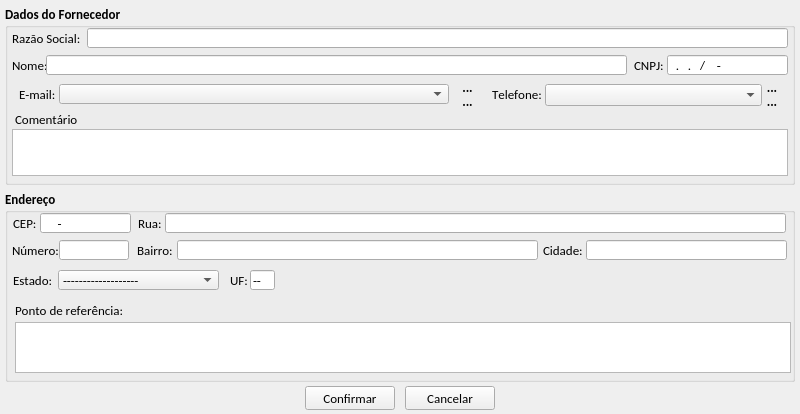
<?xml version="1.0" encoding="UTF-8"?>
<ui version="4.0">
 <class>tela_cadastro_fornecedor</class>
 <widget class="QMainWindow" name="tela_cadastro_fornecedor">
  <property name="geometry">
   <rect>
    <x>0</x>
    <y>0</y>
    <width>800</width>
    <height>414</height>
   </rect>
  </property>
  <property name="windowTitle">
   <string>Cadastrar novo Fornecedor</string>
  </property>
  <property name="windowIcon">
   <iconset resource="imagens.qrc">
    <normaloff>:/img/img/logo_sex.png</normaloff>:/img/img/logo_sex.png</iconset>
  </property>
  <widget class="QWidget" name="centralwidget">
   <widget class="QGroupBox" name="gb_endereo">
    <property name="geometry">
     <rect>
      <x>5</x>
      <y>190</y>
      <width>790</width>
      <height>192</height>
     </rect>
    </property>
    <property name="font">
     <font>
      <family>Calibri</family>
      <pointsize>10</pointsize>
      <weight>75</weight>
      <bold>true</bold>
      <kerning>false</kerning>
     </font>
    </property>
    <property name="title">
     <string>Endereço</string>
    </property>
    <widget class="QLineEdit" name="le_cep">
     <property name="geometry">
      <rect>
       <x>35</x>
       <y>23</y>
       <width>91</width>
       <height>20</height>
      </rect>
     </property>
     <property name="maximumSize">
      <size>
       <width>100</width>
       <height>20</height>
      </size>
     </property>
     <property name="font">
      <font>
       <family>Calibri</family>
       <pointsize>10</pointsize>
       <weight>50</weight>
       <bold>false</bold>
       <kerning>false</kerning>
      </font>
     </property>
     <property name="inputMask">
      <string>00000-000; </string>
     </property>
     <property name="text">
      <string>-</string>
     </property>
     <property name="frame">
      <bool>true</bool>
     </property>
     <property name="cursorPosition">
      <number>9</number>
     </property>
     <property name="readOnly">
      <bool>false</bool>
     </property>
    </widget>
    <widget class="QLabel" name="lb_cep">
     <property name="geometry">
      <rect>
       <x>8</x>
       <y>23</y>
       <width>27</width>
       <height>20</height>
      </rect>
     </property>
     <property name="font">
      <font>
       <family>Calibri</family>
       <pointsize>10</pointsize>
       <weight>50</weight>
       <bold>false</bold>
       <kerning>false</kerning>
      </font>
     </property>
     <property name="text">
      <string>CEP:</string>
     </property>
    </widget>
    <widget class="QLabel" name="lb_rua">
     <property name="geometry">
      <rect>
       <x>133</x>
       <y>23</y>
       <width>31</width>
       <height>20</height>
      </rect>
     </property>
     <property name="font">
      <font>
       <family>Calibri</family>
       <pointsize>10</pointsize>
       <weight>50</weight>
       <bold>false</bold>
       <kerning>false</kerning>
      </font>
     </property>
     <property name="text">
      <string>Rua:</string>
     </property>
    </widget>
    <widget class="QLineEdit" name="le_rua">
     <property name="geometry">
      <rect>
       <x>160</x>
       <y>23</y>
       <width>621</width>
       <height>20</height>
      </rect>
     </property>
     <property name="font">
      <font>
       <pointsize>10</pointsize>
       <weight>50</weight>
       <bold>false</bold>
       <kerning>false</kerning>
      </font>
     </property>
     <property name="text">
      <string/>
     </property>
     <property name="maxLength">
      <number>100</number>
     </property>
     <property name="cursorPosition">
      <number>0</number>
     </property>
     <property name="readOnly">
      <bool>false</bool>
     </property>
    </widget>
    <widget class="QLabel" name="lb_numero">
     <property name="geometry">
      <rect>
       <x>7</x>
       <y>50</y>
       <width>51</width>
       <height>20</height>
      </rect>
     </property>
     <property name="font">
      <font>
       <family>Calibri</family>
       <pointsize>10</pointsize>
       <weight>50</weight>
       <bold>false</bold>
       <kerning>false</kerning>
      </font>
     </property>
     <property name="text">
      <string>Número:</string>
     </property>
    </widget>
    <widget class="QLineEdit" name="le_numero">
     <property name="geometry">
      <rect>
       <x>54</x>
       <y>50</y>
       <width>70</width>
       <height>20</height>
      </rect>
     </property>
     <property name="font">
      <font>
       <pointsize>10</pointsize>
       <weight>50</weight>
       <bold>false</bold>
       <kerning>false</kerning>
      </font>
     </property>
     <property name="inputMask">
      <string>000000000; </string>
     </property>
     <property name="text">
      <string/>
     </property>
     <property name="maxLength">
      <number>9</number>
     </property>
     <property name="readOnly">
      <bool>false</bool>
     </property>
    </widget>
    <widget class="QLabel" name="lb_bairro">
     <property name="geometry">
      <rect>
       <x>132</x>
       <y>50</y>
       <width>46</width>
       <height>20</height>
      </rect>
     </property>
     <property name="font">
      <font>
       <weight>50</weight>
       <bold>false</bold>
       <kerning>false</kerning>
      </font>
     </property>
     <property name="text">
      <string>Bairro:</string>
     </property>
    </widget>
    <widget class="QLineEdit" name="le_bairro">
     <property name="geometry">
      <rect>
       <x>172</x>
       <y>50</y>
       <width>361</width>
       <height>20</height>
      </rect>
     </property>
     <property name="font">
      <font>
       <pointsize>10</pointsize>
       <weight>50</weight>
       <bold>false</bold>
       <kerning>false</kerning>
      </font>
     </property>
     <property name="text">
      <string/>
     </property>
     <property name="maxLength">
      <number>70</number>
     </property>
     <property name="readOnly">
      <bool>false</bool>
     </property>
    </widget>
    <widget class="QLabel" name="lb_cidade">
     <property name="geometry">
      <rect>
       <x>538</x>
       <y>50</y>
       <width>46</width>
       <height>20</height>
      </rect>
     </property>
     <property name="font">
      <font>
       <family>Calibri</family>
       <pointsize>10</pointsize>
       <weight>50</weight>
       <bold>false</bold>
       <kerning>false</kerning>
      </font>
     </property>
     <property name="text">
      <string>Cidade:</string>
     </property>
    </widget>
    <widget class="QLineEdit" name="le_cidade">
     <property name="geometry">
      <rect>
       <x>581</x>
       <y>50</y>
       <width>201</width>
       <height>20</height>
      </rect>
     </property>
     <property name="font">
      <font>
       <pointsize>10</pointsize>
       <weight>50</weight>
       <bold>false</bold>
       <kerning>false</kerning>
      </font>
     </property>
     <property name="text">
      <string/>
     </property>
     <property name="maxLength">
      <number>50</number>
     </property>
     <property name="cursorPosition">
      <number>0</number>
     </property>
     <property name="readOnly">
      <bool>false</bool>
     </property>
    </widget>
    <widget class="QLabel" name="lb_estado">
     <property name="geometry">
      <rect>
       <x>8</x>
       <y>80</y>
       <width>45</width>
       <height>20</height>
      </rect>
     </property>
     <property name="font">
      <font>
       <family>Calibri</family>
       <pointsize>10</pointsize>
       <weight>50</weight>
       <bold>false</bold>
       <kerning>false</kerning>
      </font>
     </property>
     <property name="text">
      <string>Estado:</string>
     </property>
    </widget>
    <widget class="QLabel" name="lb_ponto_refe">
     <property name="geometry">
      <rect>
       <x>10</x>
       <y>110</y>
       <width>131</width>
       <height>20</height>
      </rect>
     </property>
     <property name="font">
      <font>
       <family>Calibri</family>
       <pointsize>10</pointsize>
       <weight>50</weight>
       <bold>false</bold>
       <kerning>false</kerning>
      </font>
     </property>
     <property name="text">
      <string>Ponto de referência:</string>
     </property>
    </widget>
    <widget class="QTextEdit" name="te_ponto_referencia">
     <property name="geometry">
      <rect>
       <x>10</x>
       <y>132</y>
       <width>776</width>
       <height>51</height>
      </rect>
     </property>
     <property name="font">
      <font>
       <weight>50</weight>
       <bold>false</bold>
      </font>
     </property>
     <property name="verticalScrollBarPolicy">
      <enum>Qt::ScrollBarAlwaysOff</enum>
     </property>
     <property name="readOnly">
      <bool>false</bool>
     </property>
     <property name="html">
      <string>&lt;!DOCTYPE HTML PUBLIC &quot;-//W3C//DTD HTML 4.0//EN&quot; &quot;http://www.w3.org/TR/REC-html40/strict.dtd&quot;&gt;
&lt;html&gt;&lt;head&gt;&lt;meta name=&quot;qrichtext&quot; content=&quot;1&quot; /&gt;&lt;style type=&quot;text/css&quot;&gt;
p, li { white-space: pre-wrap; }
&lt;/style&gt;&lt;/head&gt;&lt;body style=&quot; font-family:'Calibri'; font-size:10pt; font-weight:400; font-style:normal;&quot;&gt;
&lt;p style=&quot;-qt-paragraph-type:empty; margin-top:0px; margin-bottom:0px; margin-left:0px; margin-right:0px; -qt-block-indent:0; text-indent:0px;&quot;&gt;&lt;/p&gt;&lt;/body&gt;&lt;/html&gt;</string>
     </property>
    </widget>
    <widget class="QLabel" name="lb_uf">
     <property name="geometry">
      <rect>
       <x>225</x>
       <y>80</y>
       <width>20</width>
       <height>20</height>
      </rect>
     </property>
     <property name="font">
      <font>
       <weight>50</weight>
       <bold>false</bold>
      </font>
     </property>
     <property name="text">
      <string>UF:</string>
     </property>
    </widget>
    <widget class="QLineEdit" name="le_uf">
     <property name="geometry">
      <rect>
       <x>245</x>
       <y>80</y>
       <width>25</width>
       <height>20</height>
      </rect>
     </property>
     <property name="font">
      <font>
       <weight>50</weight>
       <bold>false</bold>
      </font>
     </property>
     <property name="text">
      <string>--</string>
     </property>
     <property name="readOnly">
      <bool>true</bool>
     </property>
    </widget>
    <widget class="QComboBox" name="cb_estado">
     <property name="geometry">
      <rect>
       <x>53</x>
       <y>80</y>
       <width>161</width>
       <height>20</height>
      </rect>
     </property>
     <property name="font">
      <font>
       <weight>50</weight>
       <bold>false</bold>
      </font>
     </property>
     <item>
      <property name="text">
       <string>-------------------</string>
      </property>
      <property name="icon">
       <iconset resource="imagens.qrc">
        <normaloff>:/bandeiras/badeiras_estados/bandeira_do_brasil.png</normaloff>:/bandeiras/badeiras_estados/bandeira_do_brasil.png</iconset>
      </property>
     </item>
     <item>
      <property name="text">
       <string>Acre</string>
      </property>
      <property name="icon">
       <iconset resource="imagens.qrc">
        <normaloff>:/bandeiras/badeiras_estados/acre.png</normaloff>:/bandeiras/badeiras_estados/acre.png</iconset>
      </property>
     </item>
     <item>
      <property name="text">
       <string>Alagoas</string>
      </property>
      <property name="icon">
       <iconset resource="imagens.qrc">
        <normaloff>:/bandeiras/badeiras_estados/Alagoas.png</normaloff>:/bandeiras/badeiras_estados/Alagoas.png</iconset>
      </property>
     </item>
     <item>
      <property name="text">
       <string>Amazonas</string>
      </property>
      <property name="icon">
       <iconset resource="imagens.qrc">
        <normaloff>:/bandeiras/badeiras_estados/Amazonas.png</normaloff>:/bandeiras/badeiras_estados/Amazonas.png</iconset>
      </property>
     </item>
     <item>
      <property name="text">
       <string>Amapá</string>
      </property>
      <property name="icon">
       <iconset resource="imagens.qrc">
        <normaloff>:/bandeiras/badeiras_estados/Bandeira_do_Amapa.png</normaloff>:/bandeiras/badeiras_estados/Bandeira_do_Amapa.png</iconset>
      </property>
     </item>
     <item>
      <property name="text">
       <string>Bahia</string>
      </property>
      <property name="icon">
       <iconset resource="imagens.qrc">
        <normaloff>:/bandeiras/badeiras_estados/Bahia.png</normaloff>:/bandeiras/badeiras_estados/Bahia.png</iconset>
      </property>
     </item>
     <item>
      <property name="text">
       <string>Ceará</string>
      </property>
      <property name="icon">
       <iconset resource="imagens.qrc">
        <normaloff>:/bandeiras/badeiras_estados/Bandeira_do_Ceara.png</normaloff>:/bandeiras/badeiras_estados/Bandeira_do_Ceara.png</iconset>
      </property>
     </item>
     <item>
      <property name="text">
       <string>Distrito Federal</string>
      </property>
      <property name="icon">
       <iconset resource="imagens.qrc">
        <normaloff>:/bandeiras/badeiras_estados/Distrito_Federal.png</normaloff>:/bandeiras/badeiras_estados/Distrito_Federal.png</iconset>
      </property>
     </item>
     <item>
      <property name="text">
       <string>Espírito Santo</string>
      </property>
      <property name="icon">
       <iconset resource="imagens.qrc">
        <normaloff>:/bandeiras/badeiras_estados/Espirito_Santo.png</normaloff>:/bandeiras/badeiras_estados/Espirito_Santo.png</iconset>
      </property>
     </item>
     <item>
      <property name="text">
       <string>Goiás</string>
      </property>
      <property name="icon">
       <iconset resource="imagens.qrc">
        <normaloff>:/bandeiras/badeiras_estados/Goias.png</normaloff>:/bandeiras/badeiras_estados/Goias.png</iconset>
      </property>
     </item>
     <item>
      <property name="text">
       <string>Maranhão</string>
      </property>
      <property name="icon">
       <iconset resource="imagens.qrc">
        <normaloff>:/bandeiras/badeiras_estados/Maranhao.png</normaloff>:/bandeiras/badeiras_estados/Maranhao.png</iconset>
      </property>
     </item>
     <item>
      <property name="text">
       <string>Minas Gerais</string>
      </property>
      <property name="icon">
       <iconset resource="imagens.qrc">
        <normaloff>:/bandeiras/badeiras_estados/Minas_Gerais.png</normaloff>:/bandeiras/badeiras_estados/Minas_Gerais.png</iconset>
      </property>
     </item>
     <item>
      <property name="text">
       <string>Mato Grosso do Sul</string>
      </property>
      <property name="icon">
       <iconset resource="imagens.qrc">
        <normaloff>:/bandeiras/badeiras_estados/Mato_Grosso_do_Sul.png</normaloff>:/bandeiras/badeiras_estados/Mato_Grosso_do_Sul.png</iconset>
      </property>
     </item>
     <item>
      <property name="text">
       <string>Mato Grosso</string>
      </property>
      <property name="icon">
       <iconset resource="imagens.qrc">
        <normaloff>:/bandeiras/badeiras_estados/Mato_Grosso.png</normaloff>:/bandeiras/badeiras_estados/Mato_Grosso.png</iconset>
      </property>
     </item>
     <item>
      <property name="text">
       <string>Pará</string>
      </property>
      <property name="icon">
       <iconset resource="imagens.qrc">
        <normaloff>:/bandeiras/badeiras_estados/Para.png</normaloff>:/bandeiras/badeiras_estados/Para.png</iconset>
      </property>
     </item>
     <item>
      <property name="text">
       <string>Paraíba</string>
      </property>
      <property name="icon">
       <iconset resource="imagens.qrc">
        <normaloff>:/bandeiras/badeiras_estados/Paraiba.png</normaloff>:/bandeiras/badeiras_estados/Paraiba.png</iconset>
      </property>
     </item>
     <item>
      <property name="text">
       <string>Pernambuco</string>
      </property>
      <property name="icon">
       <iconset resource="imagens.qrc">
        <normaloff>:/bandeiras/badeiras_estados/Pernambuco.png</normaloff>:/bandeiras/badeiras_estados/Pernambuco.png</iconset>
      </property>
     </item>
     <item>
      <property name="text">
       <string>Piauí</string>
      </property>
      <property name="icon">
       <iconset resource="imagens.qrc">
        <normaloff>:/bandeiras/badeiras_estados/Piaui.png</normaloff>:/bandeiras/badeiras_estados/Piaui.png</iconset>
      </property>
     </item>
     <item>
      <property name="text">
       <string>Paraná</string>
      </property>
      <property name="icon">
       <iconset resource="imagens.qrc">
        <normaloff>:/bandeiras/badeiras_estados/Bandeira_do_Parana.png</normaloff>:/bandeiras/badeiras_estados/Bandeira_do_Parana.png</iconset>
      </property>
     </item>
     <item>
      <property name="text">
       <string>Rio de Janeiro</string>
      </property>
      <property name="icon">
       <iconset resource="imagens.qrc">
        <normaloff>:/bandeiras/badeiras_estados/Rio_de_Janeiro.png</normaloff>:/bandeiras/badeiras_estados/Rio_de_Janeiro.png</iconset>
      </property>
     </item>
     <item>
      <property name="text">
       <string>Rio Grande do Norte</string>
      </property>
      <property name="icon">
       <iconset resource="imagens.qrc">
        <normaloff>:/bandeiras/badeiras_estados/Rio_Grande_do_Norte.png</normaloff>:/bandeiras/badeiras_estados/Rio_Grande_do_Norte.png</iconset>
      </property>
     </item>
     <item>
      <property name="text">
       <string>Rondônia</string>
      </property>
      <property name="icon">
       <iconset resource="imagens.qrc">
        <normaloff>:/bandeiras/badeiras_estados/Rondonia.png</normaloff>:/bandeiras/badeiras_estados/Rondonia.png</iconset>
      </property>
     </item>
     <item>
      <property name="text">
       <string>Roraima</string>
      </property>
      <property name="icon">
       <iconset resource="imagens.qrc">
        <normaloff>:/bandeiras/badeiras_estados/Roraima.png</normaloff>:/bandeiras/badeiras_estados/Roraima.png</iconset>
      </property>
     </item>
     <item>
      <property name="text">
       <string>Rio Grande do Sul</string>
      </property>
      <property name="icon">
       <iconset resource="imagens.qrc">
        <normaloff>:/bandeiras/badeiras_estados/Rio_Grande_do_Sul.png</normaloff>:/bandeiras/badeiras_estados/Rio_Grande_do_Sul.png</iconset>
      </property>
     </item>
     <item>
      <property name="text">
       <string>Santa Catarina</string>
      </property>
      <property name="icon">
       <iconset resource="imagens.qrc">
        <normaloff>:/bandeiras/badeiras_estados/Santa_Catarina.png</normaloff>:/bandeiras/badeiras_estados/Santa_Catarina.png</iconset>
      </property>
     </item>
     <item>
      <property name="text">
       <string>Sergipe</string>
      </property>
      <property name="icon">
       <iconset resource="imagens.qrc">
        <normaloff>:/bandeiras/badeiras_estados/Sergipe.png</normaloff>:/bandeiras/badeiras_estados/Sergipe.png</iconset>
      </property>
     </item>
     <item>
      <property name="text">
       <string>São Paulo</string>
      </property>
      <property name="icon">
       <iconset resource="imagens.qrc">
        <normaloff>:/bandeiras/badeiras_estados/Sao_Paulo.png</normaloff>:/bandeiras/badeiras_estados/Sao_Paulo.png</iconset>
      </property>
     </item>
     <item>
      <property name="text">
       <string>Tocantins</string>
      </property>
      <property name="icon">
       <iconset resource="imagens.qrc">
        <normaloff>:/bandeiras/badeiras_estados/Tocantins.png</normaloff>:/bandeiras/badeiras_estados/Tocantins.png</iconset>
      </property>
     </item>
    </widget>
    <zorder>lb_rua</zorder>
    <zorder>le_rua</zorder>
    <zorder>lb_numero</zorder>
    <zorder>le_numero</zorder>
    <zorder>lb_bairro</zorder>
    <zorder>le_bairro</zorder>
    <zorder>lb_cidade</zorder>
    <zorder>le_cidade</zorder>
    <zorder>lb_estado</zorder>
    <zorder>lb_ponto_refe</zorder>
    <zorder>te_ponto_referencia</zorder>
    <zorder>le_cep</zorder>
    <zorder>lb_cep</zorder>
    <zorder>lb_uf</zorder>
    <zorder>le_uf</zorder>
    <zorder>cb_estado</zorder>
   </widget>
   <widget class="QPushButton" name="btn_confirmar">
    <property name="geometry">
     <rect>
      <x>305</x>
      <y>386</y>
      <width>90</width>
      <height>24</height>
     </rect>
    </property>
    <property name="minimumSize">
     <size>
      <width>0</width>
      <height>24</height>
     </size>
    </property>
    <property name="maximumSize">
     <size>
      <width>90</width>
      <height>24</height>
     </size>
    </property>
    <property name="font">
     <font>
      <family>Calibri</family>
      <pointsize>10</pointsize>
     </font>
    </property>
    <property name="text">
     <string>Confirmar</string>
    </property>
    <property name="icon">
     <iconset resource="imagens.qrc">
      <normaloff>:/img/img/1345902916_camera_test.png</normaloff>:/img/img/1345902916_camera_test.png</iconset>
    </property>
    <property name="iconSize">
     <size>
      <width>20</width>
      <height>20</height>
     </size>
    </property>
   </widget>
   <widget class="QGroupBox" name="gb_dados_fornecedor">
    <property name="geometry">
     <rect>
      <x>5</x>
      <y>5</y>
      <width>790</width>
      <height>180</height>
     </rect>
    </property>
    <property name="font">
     <font>
      <family>Calibri</family>
      <pointsize>10</pointsize>
      <weight>75</weight>
      <bold>true</bold>
      <kerning>false</kerning>
     </font>
    </property>
    <property name="title">
     <string>Dados do Fornecedor</string>
    </property>
    <widget class="QLabel" name="lb_telefone">
     <property name="geometry">
      <rect>
       <x>487</x>
       <y>79</y>
       <width>50</width>
       <height>20</height>
      </rect>
     </property>
     <property name="font">
      <font>
       <family>Calibri</family>
       <pointsize>10</pointsize>
       <weight>50</weight>
       <bold>false</bold>
       <kerning>false</kerning>
      </font>
     </property>
     <property name="text">
      <string>Telefone:</string>
     </property>
    </widget>
    <widget class="QComboBox" name="cb_telefone">
     <property name="geometry">
      <rect>
       <x>540</x>
       <y>79</y>
       <width>217</width>
       <height>22</height>
      </rect>
     </property>
     <property name="maximumSize">
      <size>
       <width>16777215</width>
       <height>22</height>
      </size>
     </property>
     <property name="font">
      <font>
       <family>Calibri</family>
       <pointsize>10</pointsize>
       <weight>50</weight>
       <bold>false</bold>
       <kerning>false</kerning>
      </font>
     </property>
     <property name="editable">
      <bool>false</bool>
     </property>
     <property name="maxVisibleItems">
      <number>20</number>
     </property>
    </widget>
    <widget class="QLabel" name="lb_nome">
     <property name="geometry">
      <rect>
       <x>7</x>
       <y>50</y>
       <width>34</width>
       <height>20</height>
      </rect>
     </property>
     <property name="maximumSize">
      <size>
       <width>40</width>
       <height>20</height>
      </size>
     </property>
     <property name="font">
      <font>
       <family>Calibri</family>
       <pointsize>10</pointsize>
       <weight>50</weight>
       <bold>false</bold>
       <kerning>false</kerning>
      </font>
     </property>
     <property name="text">
      <string>Nome:</string>
     </property>
    </widget>
    <widget class="QLineEdit" name="le_nome">
     <property name="geometry">
      <rect>
       <x>41</x>
       <y>50</y>
       <width>581</width>
       <height>20</height>
      </rect>
     </property>
     <property name="sizePolicy">
      <sizepolicy hsizetype="Fixed" vsizetype="Fixed">
       <horstretch>0</horstretch>
       <verstretch>0</verstretch>
      </sizepolicy>
     </property>
     <property name="minimumSize">
      <size>
       <width>450</width>
       <height>20</height>
      </size>
     </property>
     <property name="maximumSize">
      <size>
       <width>800</width>
       <height>20</height>
      </size>
     </property>
     <property name="font">
      <font>
       <family>Calibri</family>
       <pointsize>10</pointsize>
       <weight>50</weight>
       <bold>false</bold>
       <kerning>false</kerning>
      </font>
     </property>
     <property name="inputMask">
      <string/>
     </property>
     <property name="text">
      <string/>
     </property>
     <property name="maxLength">
      <number>32767</number>
     </property>
     <property name="readOnly">
      <bool>false</bool>
     </property>
    </widget>
    <widget class="QLabel" name="lb_email">
     <property name="geometry">
      <rect>
       <x>14</x>
       <y>79</y>
       <width>40</width>
       <height>20</height>
      </rect>
     </property>
     <property name="font">
      <font>
       <family>Calibri</family>
       <pointsize>10</pointsize>
       <weight>50</weight>
       <bold>false</bold>
       <kerning>false</kerning>
      </font>
     </property>
     <property name="text">
      <string>E-mail:</string>
     </property>
    </widget>
    <widget class="QComboBox" name="cb_email">
     <property name="geometry">
      <rect>
       <x>54</x>
       <y>79</y>
       <width>390</width>
       <height>20</height>
      </rect>
     </property>
     <property name="maximumSize">
      <size>
       <width>450</width>
       <height>20</height>
      </size>
     </property>
     <property name="sizeIncrement">
      <size>
       <width>450</width>
       <height>20</height>
      </size>
     </property>
     <property name="font">
      <font>
       <family>Calibri</family>
       <pointsize>10</pointsize>
       <weight>50</weight>
       <bold>false</bold>
       <kerning>false</kerning>
      </font>
     </property>
     <property name="editable">
      <bool>false</bool>
     </property>
     <property name="maxCount">
      <number>60</number>
     </property>
    </widget>
    <widget class="QLabel" name="lb_comentario">
     <property name="geometry">
      <rect>
       <x>10</x>
       <y>104</y>
       <width>71</width>
       <height>20</height>
      </rect>
     </property>
     <property name="font">
      <font>
       <family>Calibri</family>
       <pointsize>10</pointsize>
       <weight>50</weight>
       <bold>false</bold>
       <kerning>false</kerning>
      </font>
     </property>
     <property name="text">
      <string>Comentário</string>
     </property>
    </widget>
    <widget class="QTextEdit" name="te_comentario">
     <property name="geometry">
      <rect>
       <x>7</x>
       <y>124</y>
       <width>776</width>
       <height>47</height>
      </rect>
     </property>
     <property name="font">
      <font>
       <weight>50</weight>
       <bold>false</bold>
      </font>
     </property>
     <property name="verticalScrollBarPolicy">
      <enum>Qt::ScrollBarAlwaysOff</enum>
     </property>
     <property name="readOnly">
      <bool>false</bool>
     </property>
    </widget>
    <widget class="QToolButton" name="tb_mais_email">
     <property name="geometry">
      <rect>
       <x>450</x>
       <y>75</y>
       <width>25</width>
       <height>15</height>
      </rect>
     </property>
     <property name="text">
      <string>...</string>
     </property>
     <property name="icon">
      <iconset resource="imagens.qrc">
       <normaloff>:/img/img/mais.png</normaloff>:/img/img/mais.png</iconset>
     </property>
     <property name="iconSize">
      <size>
       <width>12</width>
       <height>12</height>
      </size>
     </property>
     <property name="autoRaise">
      <bool>true</bool>
     </property>
     <property name="arrowType">
      <enum>Qt::NoArrow</enum>
     </property>
    </widget>
    <widget class="QToolButton" name="tb_menos_email">
     <property name="geometry">
      <rect>
       <x>450</x>
       <y>89</y>
       <width>25</width>
       <height>15</height>
      </rect>
     </property>
     <property name="text">
      <string>...</string>
     </property>
     <property name="icon">
      <iconset resource="imagens.qrc">
       <normaloff>:/img/img/menos.png</normaloff>:/img/img/menos.png</iconset>
     </property>
     <property name="iconSize">
      <size>
       <width>12</width>
       <height>12</height>
      </size>
     </property>
     <property name="autoRaise">
      <bool>true</bool>
     </property>
    </widget>
    <widget class="QToolButton" name="tb_mais_telefone">
     <property name="geometry">
      <rect>
       <x>757</x>
       <y>75</y>
       <width>20</width>
       <height>15</height>
      </rect>
     </property>
     <property name="text">
      <string>...</string>
     </property>
     <property name="icon">
      <iconset resource="imagens.qrc">
       <normaloff>:/img/img/mais.png</normaloff>:/img/img/mais.png</iconset>
     </property>
     <property name="iconSize">
      <size>
       <width>12</width>
       <height>12</height>
      </size>
     </property>
     <property name="autoRaise">
      <bool>true</bool>
     </property>
     <property name="arrowType">
      <enum>Qt::NoArrow</enum>
     </property>
    </widget>
    <widget class="QToolButton" name="tb_menos_telefone">
     <property name="geometry">
      <rect>
       <x>757</x>
       <y>89</y>
       <width>20</width>
       <height>15</height>
      </rect>
     </property>
     <property name="text">
      <string>...</string>
     </property>
     <property name="icon">
      <iconset resource="imagens.qrc">
       <normaloff>:/img/img/menos.png</normaloff>:/img/img/menos.png</iconset>
     </property>
     <property name="iconSize">
      <size>
       <width>12</width>
       <height>12</height>
      </size>
     </property>
     <property name="autoRaise">
      <bool>true</bool>
     </property>
    </widget>
    <widget class="QLabel" name="lb_razao_social">
     <property name="geometry">
      <rect>
       <x>7</x>
       <y>23</y>
       <width>75</width>
       <height>20</height>
      </rect>
     </property>
     <property name="maximumSize">
      <size>
       <width>100</width>
       <height>20</height>
      </size>
     </property>
     <property name="font">
      <font>
       <family>Calibri</family>
       <pointsize>10</pointsize>
       <weight>50</weight>
       <bold>false</bold>
       <kerning>false</kerning>
      </font>
     </property>
     <property name="text">
      <string>Razão Social:</string>
     </property>
    </widget>
    <widget class="QLineEdit" name="le_razao_social">
     <property name="geometry">
      <rect>
       <x>82</x>
       <y>23</y>
       <width>701</width>
       <height>20</height>
      </rect>
     </property>
     <property name="sizePolicy">
      <sizepolicy hsizetype="Fixed" vsizetype="Fixed">
       <horstretch>0</horstretch>
       <verstretch>0</verstretch>
      </sizepolicy>
     </property>
     <property name="minimumSize">
      <size>
       <width>450</width>
       <height>20</height>
      </size>
     </property>
     <property name="maximumSize">
      <size>
       <width>800</width>
       <height>20</height>
      </size>
     </property>
     <property name="font">
      <font>
       <family>Calibri</family>
       <pointsize>10</pointsize>
       <weight>50</weight>
       <bold>false</bold>
       <kerning>false</kerning>
      </font>
     </property>
     <property name="text">
      <string/>
     </property>
     <property name="maxLength">
      <number>100</number>
     </property>
     <property name="readOnly">
      <bool>false</bool>
     </property>
    </widget>
    <widget class="QLabel" name="lb_cnpj">
     <property name="geometry">
      <rect>
       <x>629</x>
       <y>50</y>
       <width>33</width>
       <height>20</height>
      </rect>
     </property>
     <property name="font">
      <font>
       <weight>50</weight>
       <bold>false</bold>
      </font>
     </property>
     <property name="text">
      <string>CNPJ:</string>
     </property>
    </widget>
    <widget class="QLineEdit" name="le_cnpj">
     <property name="geometry">
      <rect>
       <x>662</x>
       <y>50</y>
       <width>121</width>
       <height>20</height>
      </rect>
     </property>
     <property name="font">
      <font>
       <weight>50</weight>
       <bold>false</bold>
      </font>
     </property>
     <property name="inputMask">
      <string>00.000.000/0000-00; </string>
     </property>
     <property name="text">
      <string>../-</string>
     </property>
    </widget>
    <zorder>lb_telefone</zorder>
    <zorder>cb_telefone</zorder>
    <zorder>lb_email</zorder>
    <zorder>cb_email</zorder>
    <zorder>lb_comentario</zorder>
    <zorder>te_comentario</zorder>
    <zorder>tb_mais_email</zorder>
    <zorder>tb_menos_email</zorder>
    <zorder>tb_mais_telefone</zorder>
    <zorder>tb_menos_telefone</zorder>
    <zorder>lb_nome</zorder>
    <zorder>le_nome</zorder>
    <zorder>lb_razao_social</zorder>
    <zorder>le_razao_social</zorder>
    <zorder>lb_cnpj</zorder>
    <zorder>le_cnpj</zorder>
   </widget>
   <widget class="QPushButton" name="btn_cancelar">
    <property name="geometry">
     <rect>
      <x>405</x>
      <y>386</y>
      <width>90</width>
      <height>24</height>
     </rect>
    </property>
    <property name="minimumSize">
     <size>
      <width>0</width>
      <height>24</height>
     </size>
    </property>
    <property name="maximumSize">
     <size>
      <width>90</width>
      <height>24</height>
     </size>
    </property>
    <property name="font">
     <font>
      <family>Calibri</family>
      <pointsize>10</pointsize>
     </font>
    </property>
    <property name="text">
     <string>Cancelar</string>
    </property>
    <property name="icon">
     <iconset resource="imagens.qrc">
      <normaloff>:/img/img/1345902747_button_cancel.png</normaloff>:/img/img/1345902747_button_cancel.png</iconset>
    </property>
    <property name="iconSize">
     <size>
      <width>18</width>
      <height>18</height>
     </size>
    </property>
   </widget>
  </widget>
 </widget>
 <tabstops>
  <tabstop>le_razao_social</tabstop>
  <tabstop>le_nome</tabstop>
  <tabstop>le_cnpj</tabstop>
  <tabstop>cb_email</tabstop>
  <tabstop>tb_mais_email</tabstop>
  <tabstop>tb_menos_email</tabstop>
  <tabstop>cb_telefone</tabstop>
  <tabstop>tb_mais_telefone</tabstop>
  <tabstop>tb_menos_telefone</tabstop>
  <tabstop>te_comentario</tabstop>
  <tabstop>le_cep</tabstop>
  <tabstop>le_rua</tabstop>
  <tabstop>le_numero</tabstop>
  <tabstop>le_bairro</tabstop>
  <tabstop>le_cidade</tabstop>
  <tabstop>cb_estado</tabstop>
  <tabstop>le_uf</tabstop>
  <tabstop>te_ponto_referencia</tabstop>
  <tabstop>btn_confirmar</tabstop>
  <tabstop>btn_cancelar</tabstop>
 </tabstops>
 <resources>
  <include location="imagens.qrc"/>
 </resources>
 <connections/>
</ui>
